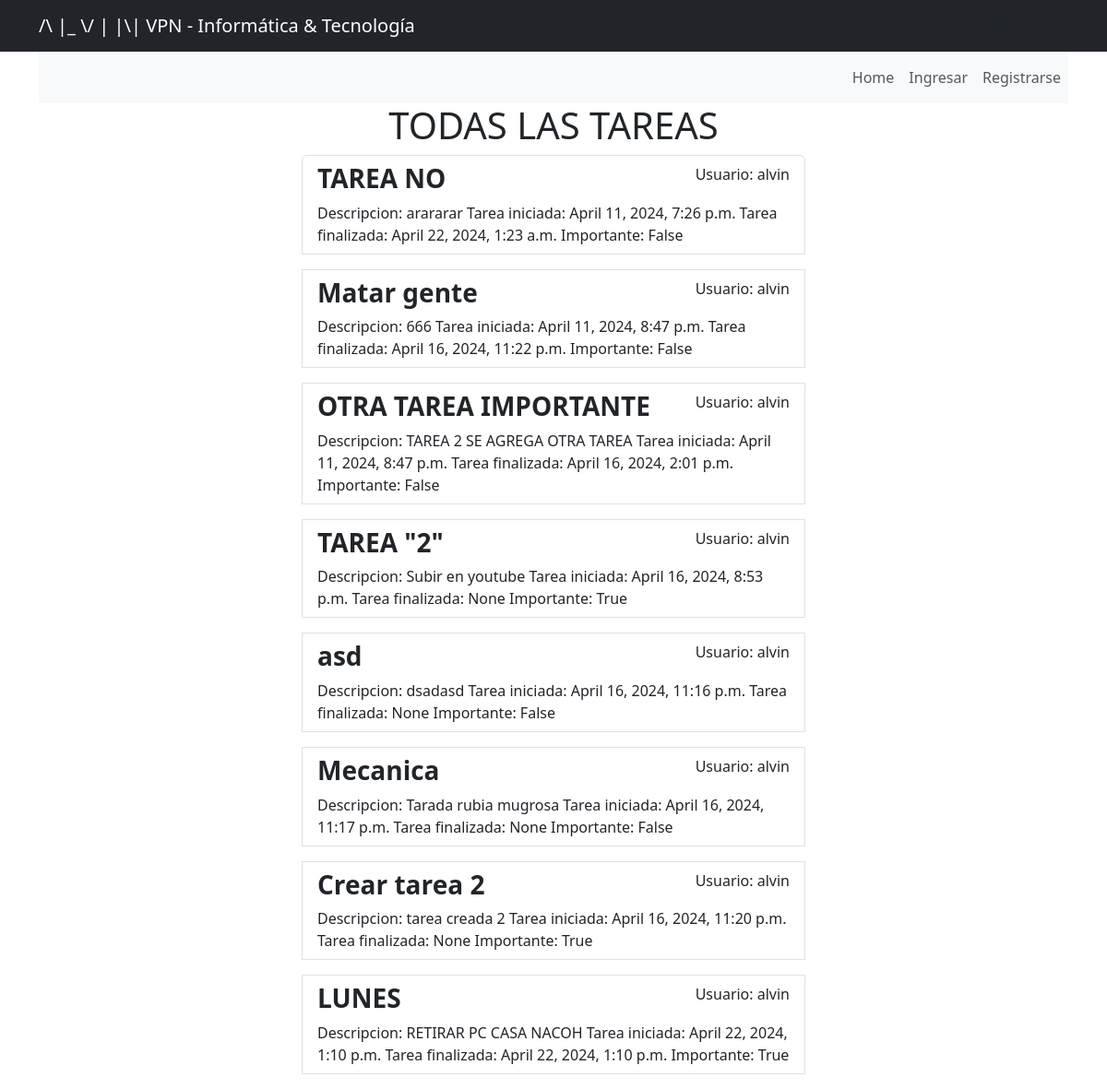
The app's page /tasks2/todas, older data.
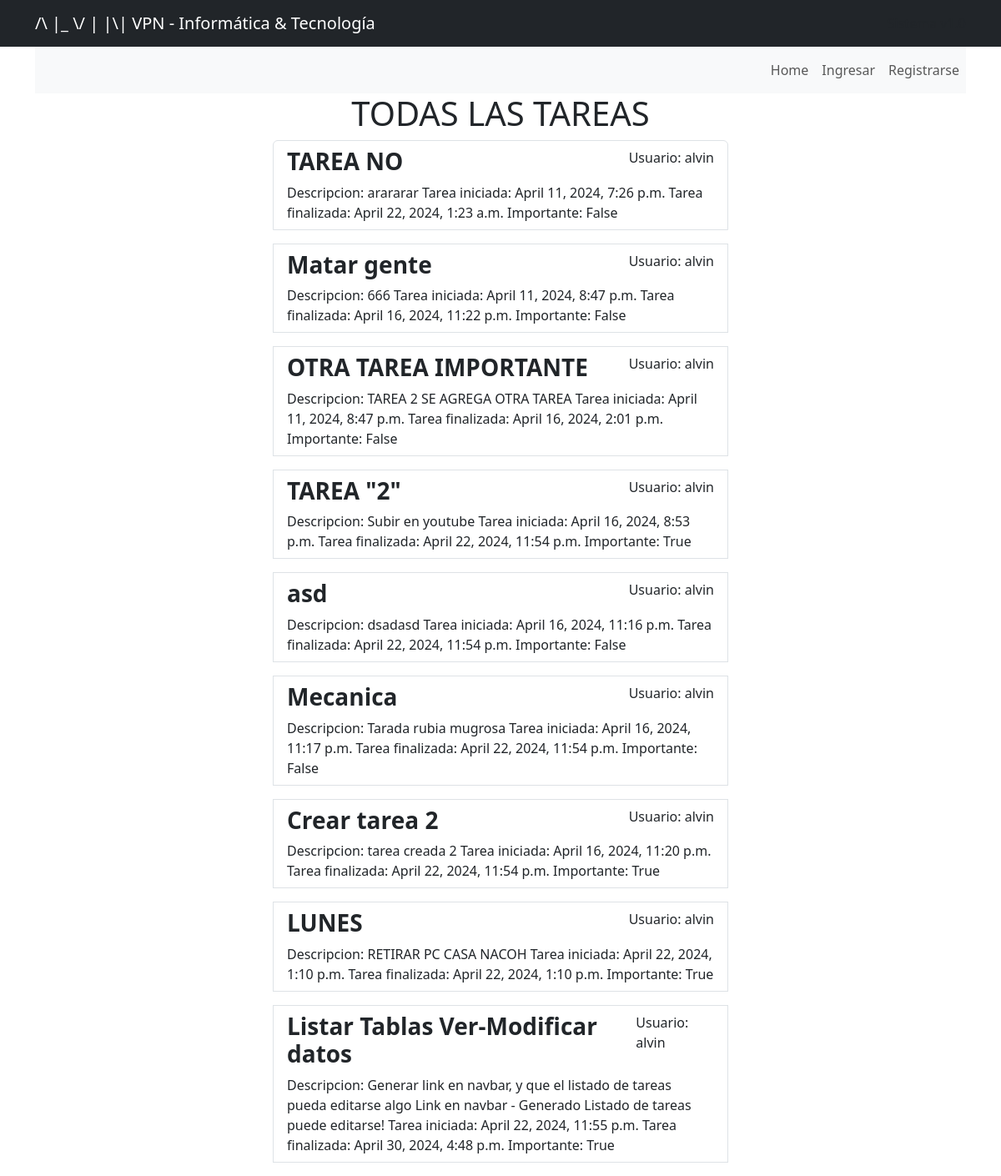
The same page, newer data.
### myapp/models.py (models this page shows, shortened)
class Task2(models.Model):
    title = models.CharField(max_length=200)
    descripcion = models.TextField(blank=True)
    created = models.DateTimeField(auto_now_add=True)
    datecompleted = models.DateTimeField(null=True, blank=True)
    important = models.BooleanField(default=False)
    user= models.ForeignKey(User, on_delete=models.CASCADE)

### myapp/views.py (the view)
# urls.py: path('tasks2/todas', views.listarTareas2all, name="listarTareas2all"),
def listarTareas2all(request):
    tareas = Task2.objects.all()
    return render(request, 'task2all.html', {
        'tareas': tareas
    })

### myapp/templates/task2all.html (shortened to what this page needs)
{% extends 'nav.html' %}
{% block content %}
<main class="container">
    <div class="row">
        <div class="col-md-6 offset-md-3">
            <h1 class="text-center">TODAS LAS TAREAS</h1>
            <ul class="list-group">
                {% for tarea in tareas %}
                <div class="list-group-item">
                <header class="d-flex justify-content-between">
                <h3 class="fw-bold">{{tarea.title}}</h3>
                <a>Usuario: {{tarea.user}}</a>
                </header>
                <a>Descripcion: {{tarea.descripcion}}</a>
                <a>Tarea iniciada: {{tarea.created}}</a>
                <a>Tarea finalizada: {{tarea.datecompleted}}</a>
                <a>Importante: {{tarea.important}}</a>
            </div>
                {% endfor %}
            </ul>
        </div>
    </div>
</main>
{% endblock %}

### myapp/templates/nav.html (shortened to what this page needs)
<!doctype html>
<html lang="en">
<head>
    <link href="https://cdn.jsdelivr.net/npm/bootstrap@5.3.3/dist/css/bootstrap.min.css" rel="stylesheet"
>
</head>
<body>
  <nav class="navbar navbar-expand-lg navbar-dark bg-dark">
  <div class="container">
    <a class="navbar-brand" href="{% url 'index' %}">/\ |_ \/ | |\| VPN - Informática & Tecnología</a><a>Sistema v1.0</a>
  </div>
  </nav>
  <div class="container">
  <nav class="navbar navbar-expand-lg navbar-light bg-light">
    <div class="collapse navbar-collapse" id="navbarText">
      <ul class="navbar-nav ms-auto">
        <li class="nav-item">
          <a class="nav-link" href="{% url 'index' %}">Home </a>
        </li>
        {% if user.is_authenticated %}
        <li class="nav-item">
          <a class="nav-link" href="{% url 'crearTarea2' %}">Tarea Crear</a>
        </li>
        <li class="nav-item">
          <a class="nav-link" href="{% url 'tasks2' %}">Tarea Pendientes</a>
        </li>
        <li class="nav-item">
          <a class="nav-link" href="{% url 'listarTareas2all' %}">Tarea Completas</a>
        </li>
        <li class="nav-item">
          <a class="nav-link" href="{% url 'tareaVerdatos' %}">Tarea Ver Datos</a>
        </li>
        <li class="nav-item">
          <a class="nav-link" href="{% url 'singout' %}">Logout</a>
        </li>
        {% else %}
        <li class="nav-item">
          <a class="nav-link" href="{% url 'signin' %}">Ingresar</a>
        </li>
        <li class="nav-item">
          <a class="nav-link" href="{% url 'signup' %}">Registrarse</a>
        </li>
        {% endif %}
      </ul>
    </div>
  </nav>
</div>
  <content>
    {% block content%}
    {% endblock%}
  </content>
</body>
</html>

Row changes from the older to the newer data that the page shows:
changed Task2 "TAREA \"2\"": datecompleted "None" → "April 22, 2024, 11:54 p.m."
changed Task2 "asd": datecompleted "None" → "April 22, 2024, 11:54 p.m."
changed Task2 "Mecanica": datecompleted "None" → "April 22, 2024, 11:54 p.m."
changed Task2 "Crear tarea 2": datecompleted "None" → "April 22, 2024, 11:54 p.m."
added Task2: title "Listar Tablas Ver-Modificar datos", user "alvin", descripcion "Generar link en navbar, y que el listado de tareas pueda editarse algo Link en navbar - Generado Listado de tareas puede editarse!", created "April 22, 2024, 11:55 p.m.", datecompleted "April 30, 2024, 4:48 p.m.", important "True"
